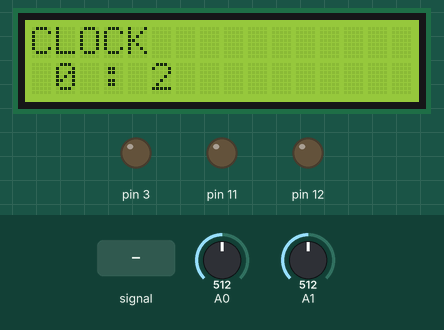
A sketch run on a simulated Arduino Uno, built with avr-gcc and run on an emulated ATmega328P. Parts: 16×2 character LCD, output pins drawn as LEDs (lit = HIGH). Inputs (shaded band) come from the test bench; at power-on: A1 = 512, A0 = 512.

Above: at 1.2 s.
1.3 s: A0 fed a 200 Hz sine of ±255 counts around its level
At 3.35 s:
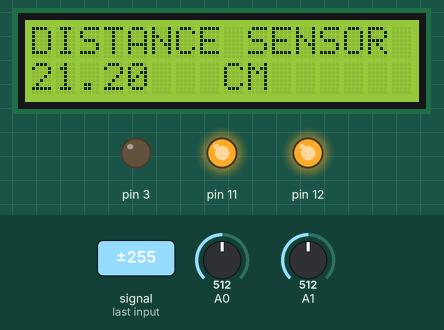
3.6 s: A1 set to 145
At 4.83 s:
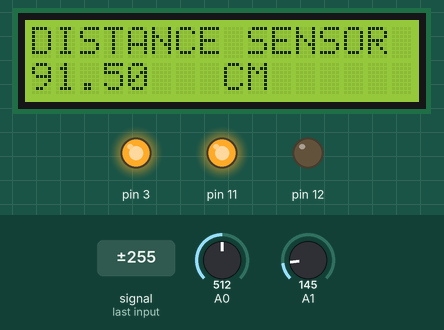
5.8 s: A1 set to 126
At 7.65 s:
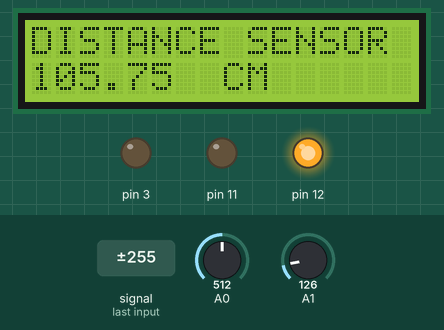
7.9 s: A1 set to 0
At 9.14 s:
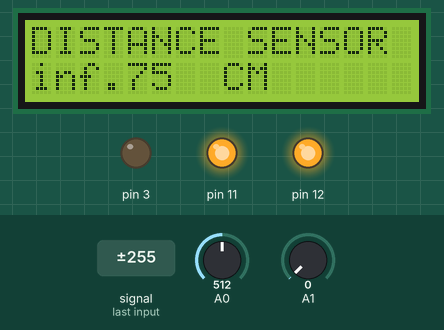
10.9 s: A0 set to 565
At 11.7 s:
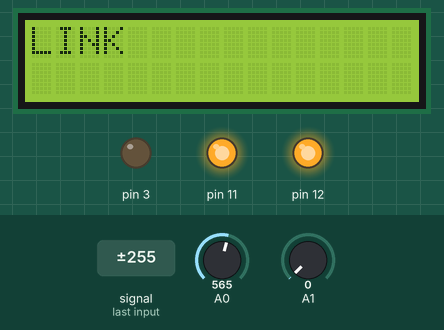
12.5 s: A0 set to 590
14.0 s: A0 set to 618
At 14.51 s:
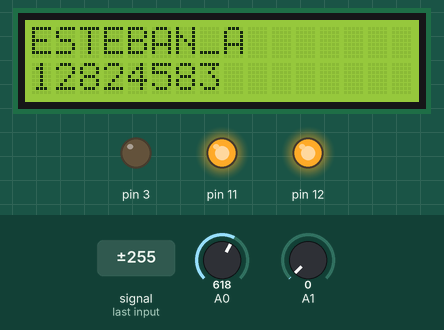
Timing chart, 0 to 60.5 s (numbered marks = the images above; inputs shaded):
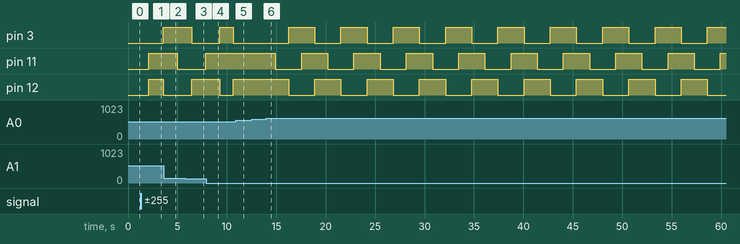

Measured:
- the behaviour switches between 134 and 133 on A1 (found by bisection; images 2 and 3)
- the behaviour switches between 600 and 601 on A0 (found by bisection; images 5 and 6)
- after the input at 1.3 s, pin 3: LOW → HIGH after 2.3 s; pin 11: LOW → HIGH after 0.82 s; pin 12: LOW → HIGH after 0.82 s, → LOW 1.4 s later; the display: first changes after 0.21 s (image 1 shows a later state)
- after the input at 7.9 s, pin 11: stays HIGH (without the input it goes to LOW after 2.8 s); the display: first differs from a run without the input after 1.1 s (image 4)
- after the input at 10.9 s, pin 11: stays HIGH (without the input it goes to LOW after 1.1 s)
- after the input at 12.5 s, every drawn part: stays the same
- after the input at 14.0 s, pin 3, pin 12: alternates HIGH for 2.6 s and LOW for 2.6 s, starting after 2.2 s; pin 11: alternates HIGH for 2.6 s and LOW for 2.6 s, starting after 0.92 s; the display: first changes after 0.20 s (image 6 shows a later state)
- what the display in image 1 shows lasts 0.5 s, from 3.1 s to 3.6 s

The sketch:

assigment_v_motor_v8.2.1.2.ino
```cpp
#include <avr/io.h>       //Include AVR library

#include <LiquidCrystal.h>
LiquidCrystal lcd(8, 9, 4, 5, 6, 7);

#define btnRIGHT  0
#define btnUP     1
#define btnDOWN   2
#define btnLEFT   3
#define btnSELECT 4
#define btnNONE   5

double sensor, inches, cm ;
int lcd_key;
volatile unsigned int  seconds;
volatile unsigned int minutes;
int mode=1;


int Steps = 0;      // Start at no steps in sequence
int Direction; //Defaults at clockwise
int stepsleft=4096; //<----Calculate the total number of steps per revolution
int x;


void setup() {
  // put your setup code here, to run once:
 lcd.begin(16, 2);              // start the library
  ADMUX |= (1 << REFS0);
  ADMUX &= ~(1 << REFS1);
  ADMUX &= ~(1 << ADLAR);
  ADCSRA |= (1 << ADEN) |  (1 << ADSC) | (1 << ADPS2) | (1 << ADPS1) | (1 << ADPS0);
  ADCSRA |= (1 << ADIE);

  //timer 1 setup
  cli();          // disable global interrupts
  TCCR1A = 0;     // set entire TCCR1A register to 0
  TCCR1B = 0;     // same for TCCR1B
  OCR1A = 15624;
  // turn on CTC mode:
  TCCR1B |= (1 << WGM12);
  // Set CS10 and CS12 bits for 1024 prescaler:
  TCCR1B |= (1 << CS10);
  TCCR1B |= (1 << CS12);
  // enable timer compare interrupt:
  TIMSK1 |= (1 << OCIE1A);
  sei();          // enable global interrupts

  ADCSRA |= (1 << ADSC);


  DDRB |=(1<DDB5)|(1<<DDB4)|(1<<DDB3);  //<-----Choose which pins to set as output for the motor, avoid using the digital pins the LCD uses.
  DDRD |=(1<<DDD3);
  TCCR2A &=~(1<<  COM2A1);

        TCCR2A &=~(1<<COM2A0);//<-------- Here, set control register A for the normal mode of operation.
        TCCR2B |=(1<<CS22);//<-------- Here, set control register B for the prescaler values choose wisely to get 1ms.
        TCNT2=0; //Initial counter at 0

}
void update_clock() {
  seconds++;
  if (seconds == 60) {
    seconds = 0;
    minutes++;
    lcd.clear();
  }

}

int  read_LCD_buttons(){


   ADCSRA |=(1<<ADSC);      //<---- Start ADC conversion bit
  while(ADCSRA!=ADCSRA &~(1<<ADIF)) //<---- Create a condition that waits for ADC conversion interrupt flag
  ADCSRA &=~(1<<ADIF);


  switch (mode){
  case 1:
   lcd.setCursor(0,0);
lcd.print("CLOCK");
lcd.setCursor(1,1);
lcd.print (minutes);
lcd.setCursor(3,1);
lcd.print(":");
lcd.setCursor(5,1);
lcd.print(seconds);
    break;

    case 2:
      lcd.setCursor (0, 0);
        lcd.print("ESTEBAN_A");
        lcd.setCursor(0, 1);
        lcd.print("12824583");
    break;


    case 3:
  lcd.setCursor(0,0);
         lcd.print("DISTANCE SENSOR");
        lcd.setCursor(8, 1);
        lcd.print("CM");
        lcd.setCursor(0, 1);
        lcd.print(cm);
         distance();
    break;


    case 4:
    lcd.setCursor(0,0);
    lcd.print("CONTINUOUS");
   conti();
    //continous();
    stepsleft=4096;
    break;

    case 5:
    lcd.setCursor(0,0);
       lcd.print("STEP");
    break;


    case 6:
    lcd.setCursor(0,0);;
    lcd.print("LINK");
    break;

  }

  return  lcd_key;
}


int distance(){
   ADCSRA |=(1<<ADSC);      //<---- Start ADC conversion bit
  while(ADCSRA!=ADCSRA &~(1<<ADIF)) //<---- Create a condition that waits for ADC conversion interrupt flag
  ADCSRA &=~(1<<ADIF);
  inches = 4192.936 * pow(sensor, -0.935) - 3.937;
  cm = 10650.08 * pow(sensor, -0.935) - 10;
  delay(100);

  return sensor;
}

void SetDirection(){


      if(Direction==x)
      {
        Steps++;
      }
      else
      {
        Steps--;
      }
      if(Steps>7){
        Steps=0;
      }
      if(Steps<0)
      {
        Steps=7;
      }
}


void stepper(){


      switch(Steps)     // This switch case will handle the digital pins to toggle for each step, refer to the step sequence table for pin values.
      {                 // Make sure you are toggling the correct pins
       case 0:
                      //<----- Insert Digital Pin allocations for steps 1-7 Remember do not set the whole byte because the LCD uses certain digital pins.
        PORTB |=(1<<PORTB5);
        PORTD &=~(1<<PORTD3);
        PORTB &=~(1<<PORTB3);
        PORTB &=~(1<<PORTB4);
         //delay(1);

         break;
     case 1:
     PORTB  |=(1<<PORTB5);
     PORTB  |=(1<<PORTB4);
     PORTD &=~(1<<PORTD3);
     PORTB &=~(1<<PORTB3);
    //delay(1);
         break;
         case 2:
    PORTB |=(1<<PORTB4);
    PORTD &=~(1<<PORTD3);
    PORTB &=~(1<<PORTB3);
     PORTB &=~(1<<PORTB5);
       //delay(1);
         break;
         case 3:
     PORTB |=(1<<PORTB4);
     PORTB |=(1<<PORTB3);
     PORTD &=~(1<<PORTD3);
     PORTB &=~(1<<PORTB5);
       //delay(1);
         break;
         case 4:
        PORTB |=(1<<PORTB3);
        PORTD &=~(1<<PORTD3);
        PORTB &=~(1<<PORTB4);
        PORTB &=~(1<<PORTB5);
     //delay(1);
         break;
         case 5:
      PORTB |=(1<<PORTB3);
      PORTD |=(1<<PORTD3);
      PORTB &=~(1<<PORTB4);
      PORTB &=~(1<<PORTB5);
          // delay(1);
         break;
           case 6:
      PORTD |=(1<<PORTD3);
      PORTB &=~(1<<PORTB3);
      PORTB &=~(1<<PORTB4);
      PORTB &=~(1<<PORTB5);
        //delay(1);
         break;
         case 7:
      PORTD |=(1<<PORTD3);
      PORTB &=~(1<<PORTB3);
      PORTB &=~(1<<PORTB4);
      PORTB |=(1<<PORTB5);
         //delay(1);
         break;
         default:


       PORTD &=~(1<<PORTD3);
       PORTB &=~(1<<PORTB3);
       PORTB &=~(1<<PORTB4);
       PORTB &=~(1<<PORTB5);//<----Default pins select are off
         break;
      }
   SetDirection();

}

void conti(){
SetDirection();
stepper ();
//delay(10);

if (lcd_key<555  && lcd_key>350){ // btnleft
  x=1;
}
if (lcd_key<50 ){
  x=0;
                  //btn right

}
 if (lcd_key<175 && lcd_key>50){  //btnup


}

if (lcd_key<340 && lcd_key>200){

}   // btn down

}
/*int continous(){
  if ( lcd_key<555  && lcd_key>400){
  x=1;
  while(stepsleft>0){


      if (TCNT0>=250)    //<--- Decide Timer counter value to step at, goal is 1ms
    {
      stepper();         //<--- Step a certain amount
      stepsleft--;        //<--- Decrease Step count
      TCNT0=0;
    }

  //Direction=!Direction; // Reverse Direction
 //stepsleft=4096;     //<---- Reset to initial value
}
 }
  if (lcd_key<50 ){
  x=0;
  while(stepsleft>0){


      if (TCNT0>=250)    //<--- Decide Timer counter value to step at, goal is 1ms
    {
      stepper();         //<--- Step a certain amount
      stepsleft--;        //<--- Decrease Step count
      TCNT0=0;
    }

  // // Reverse Direction
 //stepsleft=4096;     //<---- Reset to initial value
}


  return x;
}

}
*/

void loop() {
  // put your main code here, to run repeatedly:


if (lcd_key <790 && lcd_key>600){
delay(200);
  mode++;

  lcd.clear();
}

if ( mode==7){
  mode=1;
}
 read_LCD_buttons();


//if (mode==4){
  //continous();
//}


 ADCSRA |= (1 << ADSC);   //<---- Start ADC conversion bit
  while (ADCSRA != ADCSRA & ~(1 << ADIF)) //<---- Create a condition that waits for ADC conversion interrupt flag
    ADCSRA &= ~(1 << ADIF);


}


ISR(TIMER1_COMPA_vect) {
  update_clock();

}


ISR(ADC_vect) {
  uint16_t result = ADC;
  switch (ADMUX & 0x0F) { //Here we are only looking at the last for bits by setting the first for bits to 0 (just for the switch statement the bits in ADMUX don't actually change)

    case 0: //Don't need the C0 --> only 0 as we cleared the first 4 bits ^^
      lcd_key =result;
      ADMUX |= (1 << MUX0); //just change the last bit to change the channel

      break;


    case 1 :


      sensor=result;
      ADMUX &= ~(1 << MUX0);
      break;

    default:


      break;
  }


  ADCSRA |= (1 << ADSC);

}
```
